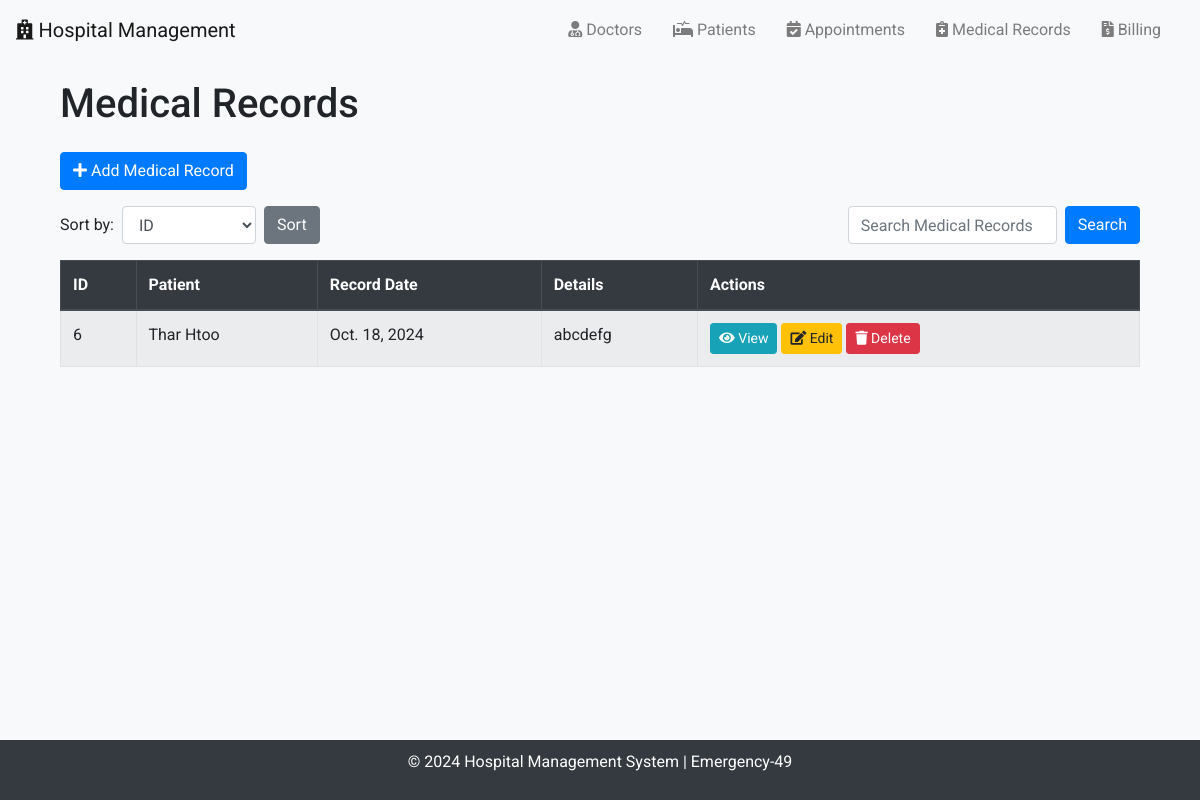
The app's page /medical_records/ with its own data.
### emergency_49/models.py (models this page shows, shortened)
class MedicalRecord(models.Model):
    patient = models.ForeignKey(Patient, on_delete=models.CASCADE, related_name='medical_records')
    record_date = models.DateField()
    details = models.TextField()

class Patient(models.Model):
    first_name = models.CharField(max_length=50)
    last_name = models.CharField(max_length=50)
    date_of_birth = models.DateField()
    phone_number = models.CharField(max_length=15, unique=True)
    email = models.EmailField(unique=True)
    address = models.TextField()
    medical_history = models.TextField(blank=True, null=True)
    def __str__(self):
        return f"{self.first_name} {self.last_name}"

### emergency_49/views.py (the view)
# urls.py: path('medical_records/', MedicalRecordListView.as_view(), name='medical_record_list'),
class MedicalRecordListView(ListView):
    model = MedicalRecord
    template_name = 'medicalrecord_list.html'
    context_object_name = 'medical_records'
    def get_queryset(self):
        queryset = super().get_queryset()
        sort_by = self.request.GET.get('sort', 'id')
        search_query = self.request.GET.get('search', '').strip()
        if search_query:
            queryset = queryset.filter(
                Q(patient__first_name__icontains=search_query) |
                Q(patient__last_name__icontains=search_query) |
                Q(details__icontains=search_query)
            )
        queryset_list = list(queryset)
        valid_sort_options = ['id', 'patient__first_name', 'patient__last_name', 'record_date', 'details']
        if sort_by in valid_sort_options:
            if sort_by == 'patient__first_name':
                sorted_records = quicksort(queryset_list, key=lambda x: x.patient.first_name)
            elif sort_by == 'patient__last_name':
                sorted_records = quicksort(queryset_list, key=lambda x: x.patient.last_name)
            elif sort_by == 'record_date':
                sorted_records = quicksort(queryset_list, key=lambda x: x.record_date)
            elif sort_by == 'details':
                sorted_records = quicksort(queryset_list, key=lambda x: x.details)
            else:
                sorted_records = quicksort(queryset_list, key=lambda x: x.id)
        else:
            sorted_records = queryset_list
        if search_query:
            result = binary_search(sorted_records, search_query, 'details')
        return sorted_records

### emergency_49/utils.py (called while the page is built)
def quicksort(arr, key=lambda x: x):
    if len(arr) <= 1:
        return arr
    else:
        pivot = arr[0]
        left = [x for x in arr[1:] if key(x) < key(pivot)]
        right = [x for x in arr[1:] if key(x) >= key(pivot)]
        return quicksort(left, key) + [pivot] + quicksort(right, key)

### emergency_49/templates/medicalrecord_list.html (shortened to what this page needs)
{% extends 'base.html' %}
{% block content %}
<div class="container">
    <h1 class="mb-4">Medical Records</h1>
    <a href="{% url 'medical_record_add' %}" class="btn btn-primary mb-3"><i class="fas fa-plus"></i> Add Medical Record</a>
    <div class="mb-3">
        <form method="GET" class="form-inline d-flex justify-content-between">
            <div class="form-group mr-2">
                <label for="sort" class="mr-2">Sort by:</label>
                <select name="sort" id="sort" class="form-control mr-2">
                    <option value="id" {% if request.GET.sort == "id" %}selected{% endif %}>ID</option>
                </select>
                <button type="submit" class="btn btn-secondary">Sort</button>
            </div>
            <div class="form-group ml-auto">
                <input type="text" name="search" value="{{ request.GET.search }}" class="form-control mr-2" placeholder="Search Medical Records">
                <button type="submit" class="btn btn-primary">Search</button>
            </div>
        </form>
    </div>
    <table class="table table-bordered table-striped">
        <thead class="thead-dark">
            <tr>
                <th>ID</th>
                <th>Patient</th>
                <th>Record Date</th>
                <th>Details</th>
                <th>Actions</th>
            </tr>
        </thead>
        <tbody>
            {% for record in medical_records %}
            <tr>
                <td>{{ record.id }}</td>
                <td>{{ record.patient }}</td>
                <td>{{ record.record_date }}</td>
                <td>{{ record.details|truncatewords:10 }}</td>
                <td>
                    <a href="{% url 'medical_record_detail' record.id %}" class="btn btn-info btn-sm"><i class="fas fa-eye"></i> View</a>
                    <a href="{% url 'medical_record_edit' record.id %}" class="btn btn-warning btn-sm"><i class="fas fa-edit"></i> Edit</a>
                    <a href="{% url 'medical_record_delete' record.id %}" class="btn btn-danger btn-sm"><i class="fas fa-trash"></i> Delete</a>
                </td>
            </tr>
            {% empty %}
            <tr>
                <td colspan="5" class="text-center">No medical records found.</td>
            </tr>
            {% endfor %}
        </tbody>
    </table>
</div>
{% endblock %}

### emergency_49/templates/base.html (style rules this page uses)
body { font-family: 'Roboto', sans-serif; background-color: #f8f9fa; }
.container { margin-top: 20px; }

### records on screen
MedicalRecord: id "6", patient "Thar Htoo", record_date "Oct. 18, 2024", details "abcdefg"
